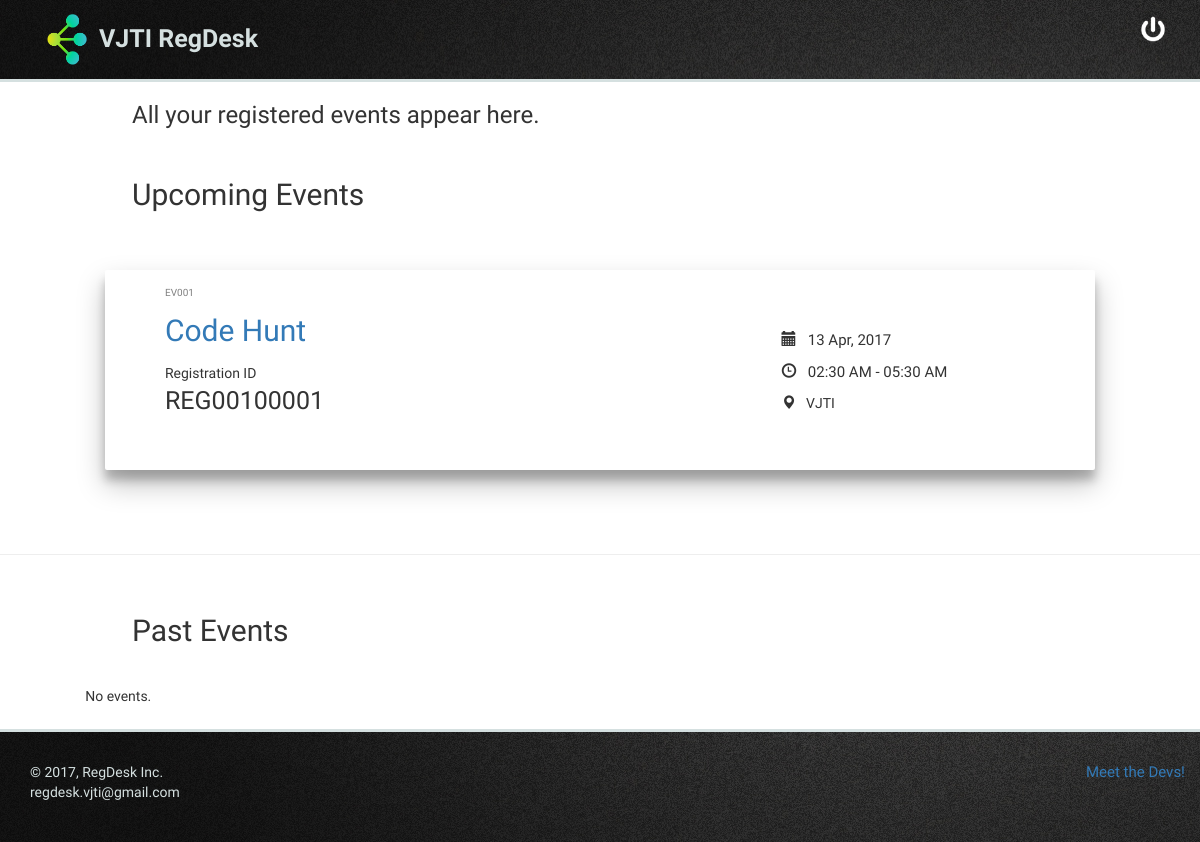
The page /public/myevents.php (signed in) on the database its author committed.
### tables this page shows
CREATE TABLE `registrations` (
  `registration_id` int(11) NOT NULL,
  `user_id` int(11) NOT NULL,
  `event_id` int(11) NOT NULL,
  `registration_timestamp` timestamp NOT NULL DEFAULT CURRENT_TIMESTAMP
);

CREATE TABLE `events` (
  `event_id` int(11) NOT NULL,
  `event_name` varchar(64) NOT NULL,
  `description` text NOT NULL,
  `start_date` date NOT NULL,
  `start_time` time NOT NULL,
  `end_date` date DEFAULT NULL,
  `end_time` time DEFAULT NULL,
  `venue` varchar(64) NOT NULL,
  `category` tinyint(4) NOT NULL,
  `committee` int(11) NOT NULL,
  `incharge1_name` varchar(50) NOT NULL,
  `incharge1_contact` varchar(10) NOT NULL,
  `incharge2_name` varchar(50) DEFAULT NULL,
  `incharge2_contact` varchar(10) DEFAULT NULL,
  `cost` smallint(6) NOT NULL DEFAULT '0',
  `refreshment` tinyint(1) DEFAULT '0',
  `note` text,
  `manager` int(11) NOT NULL,
  `banner` varchar(5) NOT NULL DEFAULT '.jpg',
  `post_timestamp` timestamp NOT NULL DEFAULT CURRENT_TIMESTAMP
);

### public/myevents.php (the view, shortened to what this page needs)
<?php
	require_once(__DIR__ . '/../includes/dbconfig.php');
	$up_query = "SELECT registrations.registration_id, events.event_id, events.event_name, events.start_date, events.end_date, events.start_time, events.end_time, events.venue FROM events INNER JOIN registrations ON events.event_id = registrations.event_id WHERE registrations.user_id = ".$_SESSION['user_id']." ORDER BY events.start_date ASC";
	$up_result = mysqli_query($dbc, $up_query);
	$past_query = "SELECT event_id, event_name, start_date, end_date, start_time, end_time, venue FROM archived_events WHERE manager = ".$_SESSION['user_id']." ORDER BY start_date DESC";
	$past_result = mysqli_query($dbc, $past_query);
	require_once(__DIR__ . '/../includes/header.php');
?>
	<h3 style="padding-left: 11%;">All your registered events appear here.</h2>
		<div class="container-fluid">
			<div style="text-align:left;padding-top:3%;padding-left:10%;">
				<p style="font-size:30px; font-family: 'Raleway', sans-serif;">Upcoming Events</p>
			</div>
			<div class="container" id="h">
				<?php
	if (mysqli_num_rows($up_result) != 0) {
		while ($event = mysqli_fetch_array($up_result)) {
?>
					<div id="a" class="cube">
						<div class="row">
							<div class="col-sm-7">
								<div style="text-align: left;padding-top: 1%;padding-left: 9%;">
									<p style="font-size: 10px; color: gray; padding-bottom: 0px;">
										<?php echo 'EV'.htmlspecialchars(str_pad($event['event_id'], 3, '0', STR_PAD_LEFT)); ?>
									</p>
									<a href="event.php?event=<?php echo $event['event_id']; ?>">
										<p style="font-size:30px;font-family: 'Raleway', sans-serif;">
											<?php echo $event['event_name']; ?>
										</p>
									</a>
									<p>
										Registration ID
										<br>
										<span style="font-size: 25px;">REG<?php echo (str_pad($event['event_id'], 3, '0', STR_PAD_LEFT)).(str_pad($event['registration_id'], 5, '0', STR_PAD_LEFT)); ?></span>
									</p>
								</div>
							</div>
							<div class="col-sm-1">
							</div>
							<div class="col-sm-4" style="padding-top: 5%;">
								<p style="font-size:15px;"><span class="glyphicon glyphicon-calendar"></span>&nbsp;&nbsp;
									<?php
	if (empty($event['end_date']))
		echo htmlspecialchars(date('d M, Y', strtotime($event['start_date'])));
	else
		echo htmlspecialchars(date('d M, Y', strtotime($event['start_date']))).' - '.htmlspecialchars(date('d M, Y', strtotime($event['end_date'])));
?>
								</p>
								<p style="font-size:15px;"><span class="glyphicon glyphicon-time"></span>&nbsp;&nbsp;
									<?php
	if (empty($event['end_time']))
		echo htmlspecialchars(date('H:i A', strtotime($event['start_time'])));
	else
		echo htmlspecialchars(date('H:i A', strtotime($event['start_time']))).' - '.htmlspecialchars(date('H:i A', strtotime($event['end_time'])));;
?>
								</p>
								<p style="font-size:15 px;"><span class="glyphicon glyphicon-map-marker"></span>&nbsp;&nbsp;
									<?php
	echo htmlspecialchars($event['venue']);
?>
								</p>
							</div>
						</div>
					</div>
					<br>
					<?php
		}
	}
?>
			</div>
		</div>
		<hr>
		<div class="container-fluid">
			<div style="text-align:left;padding-top:3%;padding-left:10%;">
				<p style="font-size:30px; font-family: 'Raleway', sans-serif;">Past Events</p>
			</div>
			<div class="container" id="h">
				<?php
	if (mysqli_num_rows($past_result)!= 0) {
		while ($event = mysqli_fetch_array($past_result)) {
?>
					<div id="a" class="cube">
						<div class="row">
							<div class="col-sm-7">
								<div style="text-align: left;padding-top: 1%;padding-left: 9%;">
									<p style="font-size: 10px; color: gray; padding-bottom: 0px;">
										<?php echo 'EV'.htmlspecialchars(str_pad($event['event_id'], 3, '0', STR_PAD_LEFT)); ?>
									</p>
									<a href="event.php?event=<?php echo $event['event_id']; ?>">
										<p style="font-size:30px;font-family: 'Raleway', sans-serif;">
											<?php echo $event['event_name']; ?>
										</p>
									</a>
									<p>
										Registration ID
										<br>
										<span style="font-size: 25px;">REG<?php echo (str_pad($event['event_id'], 3, '0', STR_PAD_LEFT)).(str_pad($event['registration_id'], 5, '0', STR_PAD_LEFT)); ?></span>
									</p>
								</div>
							</div>
							<div class="col-sm-1">
							</div>
							<div class="col-sm-4" style="padding-top: 5%;">
								<p style="font-size:15px;"><span class="glyphicon glyphicon-calendar"></span>&nbsp;&nbsp;
									<?php
	if (empty($event['end_date']))
		echo htmlspecialchars(date('d M, Y', strtotime($event['start_date'])));
	else
		echo htmlspecialchars(date('d M, Y', strtotime($event['start_date']))).' - '.htmlspecialchars(date('d M, Y', strtotime($event['end_date'])));
?>
								</p>
								<p style="font-size:15px;"><span class="glyphicon glyphicon-time"></span>&nbsp;&nbsp;
									<?php
	if (empty($event['end_time']))
		echo htmlspecialchars(date('H:i A', strtotime($event['start_time'])));
	else
		echo htmlspecialchars(date('H:i A', strtotime($event['start_time']))).' - '.htmlspecialchars(date('H:i A', strtotime($event['end_time'])));;
?>
								</p>
								<p style="font-size:15 px;"><span class="glyphicon glyphicon-map-marker"></span>&nbsp;&nbsp;
									<?php
	echo htmlspecialchars($event['venue']);
?>
								</p>
							</div>
						</div>
					</div>
					<br>
					<?php
		}
	}
	else
		echo "No events.";
?>
			</div>
		</div>
		<?php
	require_once(__DIR__ . '/../includes/footer.php');
?>

### css/manageevents.css (style rules this page uses)
#a.cube { box-shadow: 0 14px 28px rgba(0,0,0,0.25), 0 10px 10px rgba(0,0,0,0.22); background: #fff; border-radius: 2px; margin: 20px; padding: 10px; min-width: 200px; min-height: 200px; }
#h.container { padding-top: 2%; padding-right: 6%; padding-left: 6%; padding-bottom: 2%; }

### includes/header.php (style rules this page uses)
body { font-family: 'PT Sans', sans-serif; padding-bottom: 0px; padding-right: 0px; }

### rows shown on the page
registrations: event.event_id "001", event.event_name "Code Hunt", registration_id "00001", event.start_date "13 Apr, 2017", event.start_time "02:30 AM", event.end_time "05:30 AM", event.venue "VJTI"

### other values the page prints
USER "regdesk.vjti@gmail.com"
